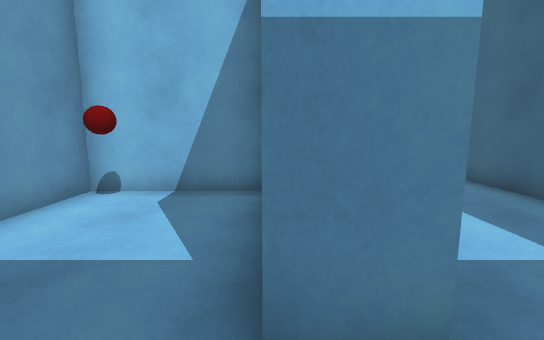
[1] (above)

24 first-person views from a walk through a scene from a Unity 3-D project. The camera is 1.3 m above the floor, tilts 8° down and sees 90° across. The floor is counted in squares, 1 m on a side. Each view is taken from the middle of a square. On the plan, view 1 faces up. The plan holds only what a view shows up to about 13 squares ahead; the rest is blank. The place goes on beyond the plan. Door leaves are left out, so doorways stand open.

[2]
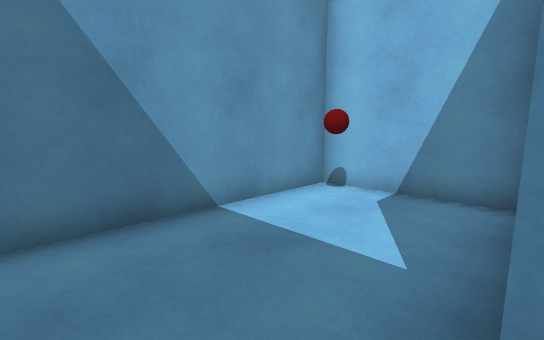

[3]
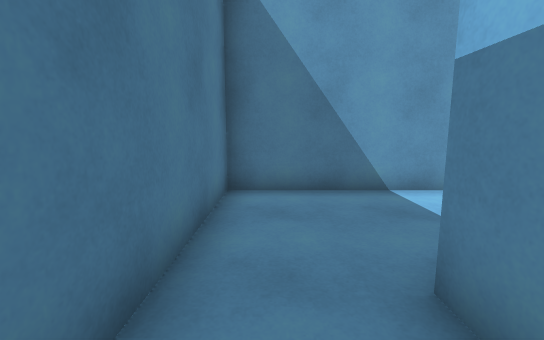

[4]
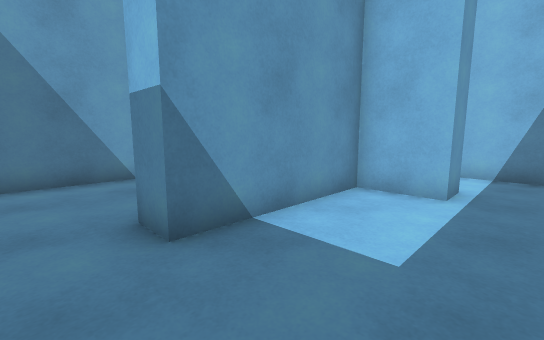

[5]
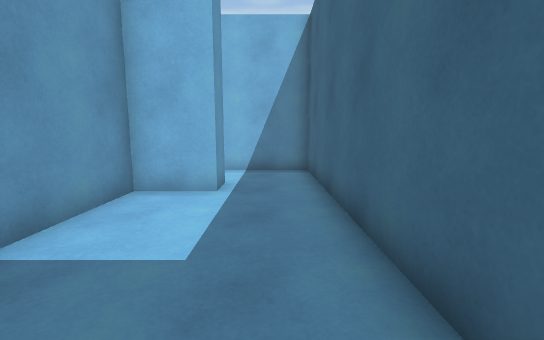

[6]
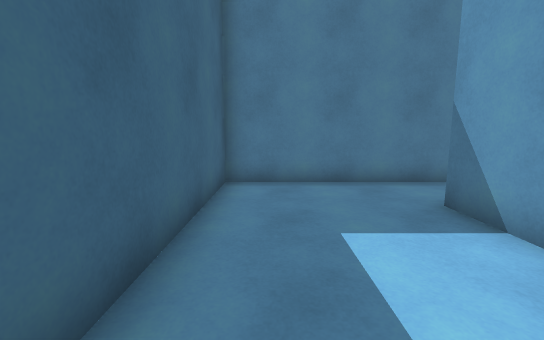

[7]
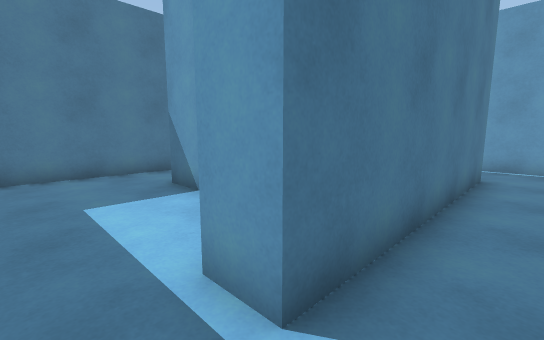

[8]
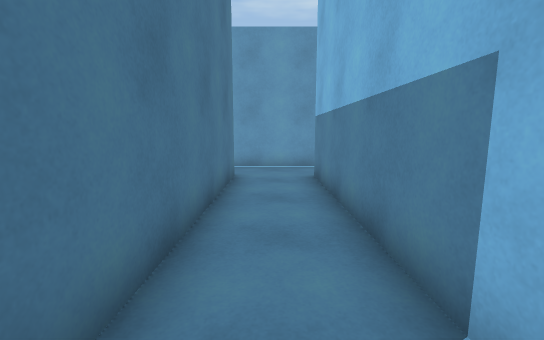

[9]
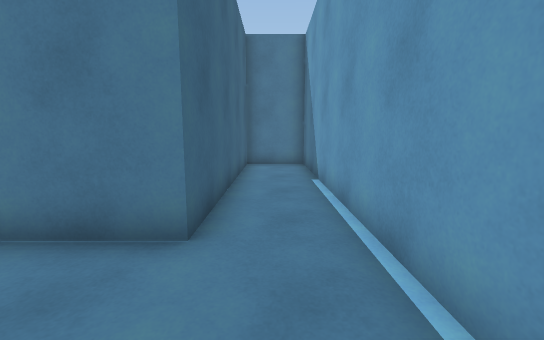

[10]
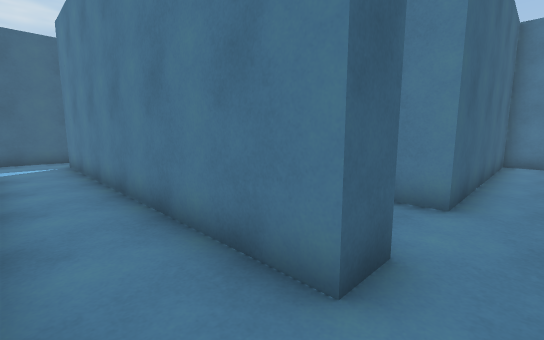

[11]
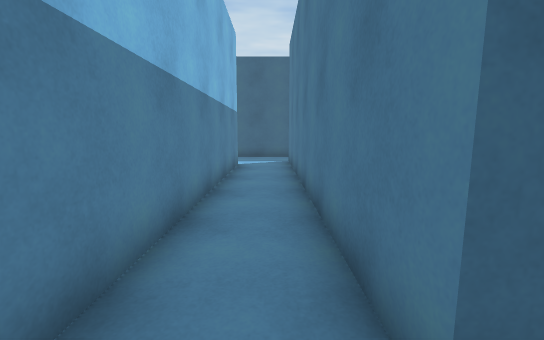

[12]
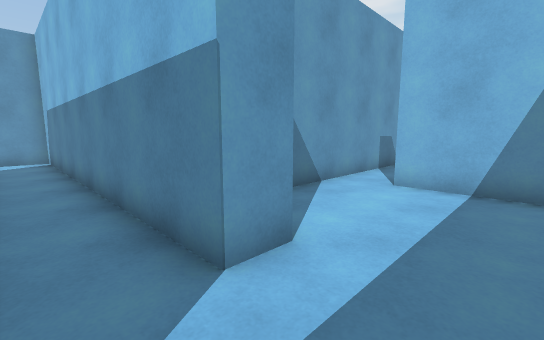

[13]
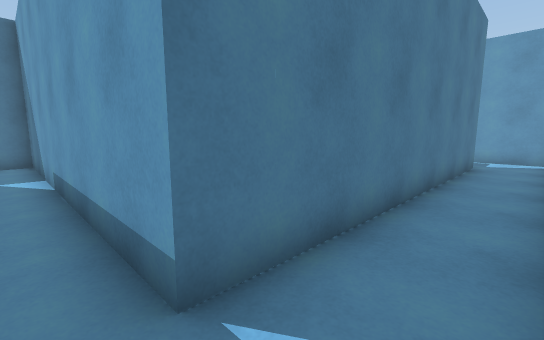

[14]
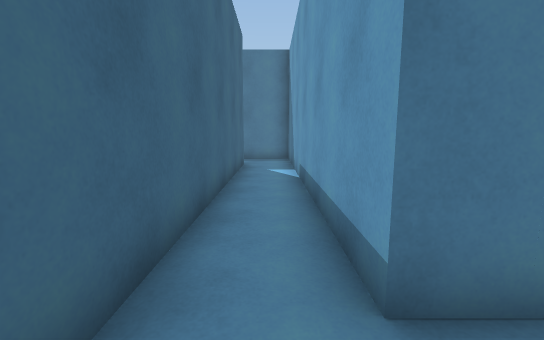

[15]
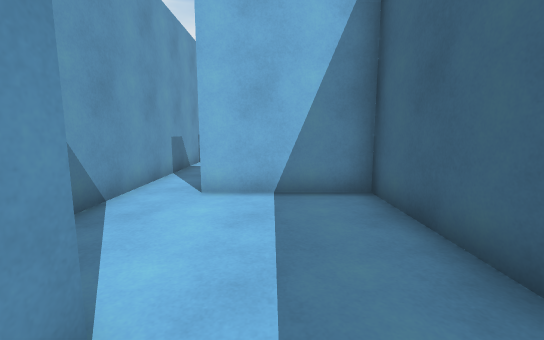

[16]
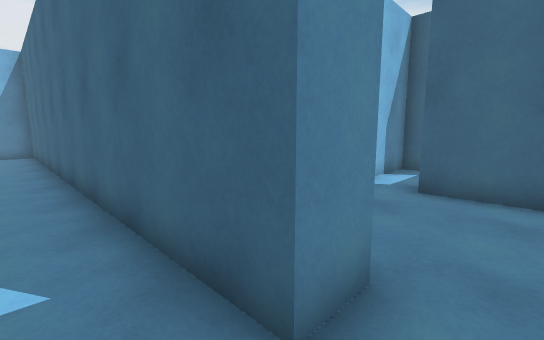

[17]
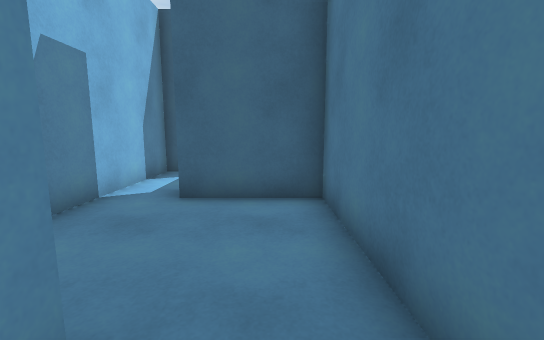

[18]
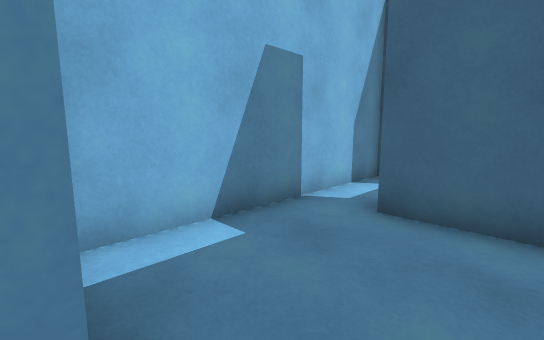

[19]
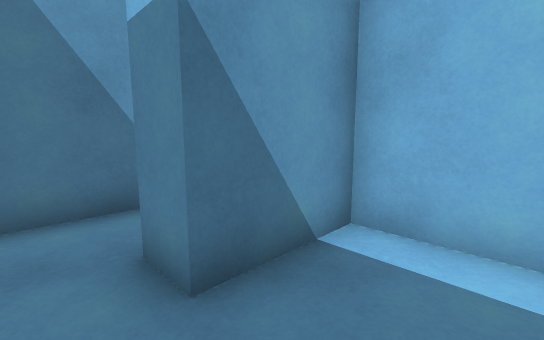

[20]
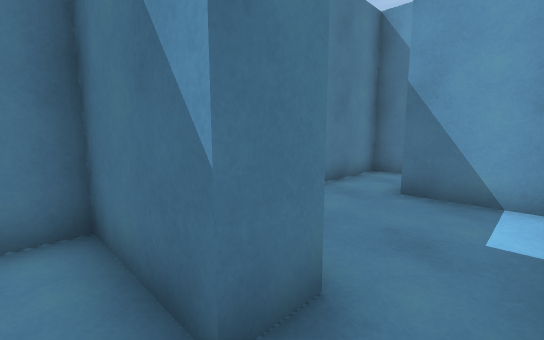

[21]
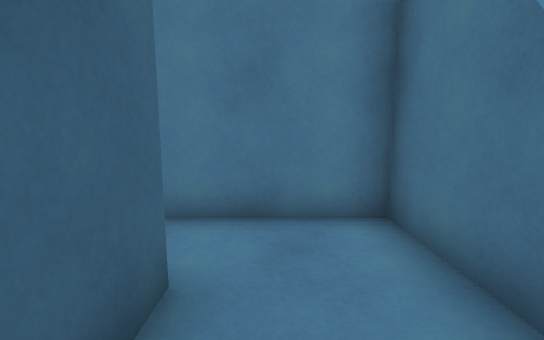

[22]
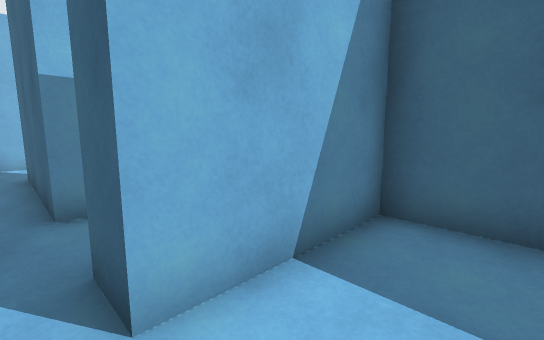

[23]
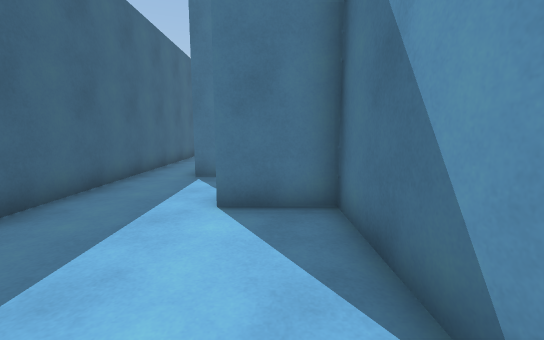

[24]
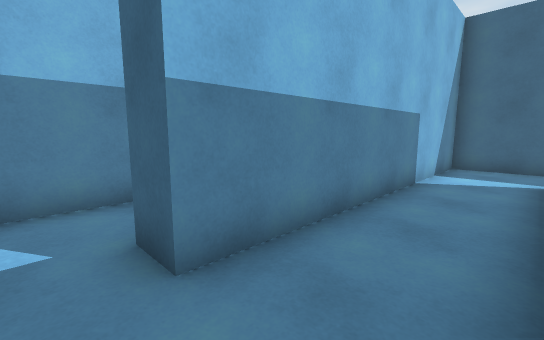

### Floor plan
Points are (right, up) in squares from view 1. A wall is a line through its corners. A room is listed if a view was taken in it or the views show most of it. See-through windows are left out.
Room 1 (views 1, 2)
walls: (1, 1.3) (-0.1, 1.3); (-0.1, 5.9) (-4, 5.9) (-4, -1) (1.5, -1)
ways out: opening at (0.5, 0) to room 2
Room 2 (views 3, 4, 5)
walls: (2.8, 5.9) (1, 5.9) (1, 1.3); (1.5, -1) (5.2, -1) (5.2, 5.6)
ways out: opening at (0.5, 0) to room 1; opening at (4, 6.5) to room 3
Room 3 (views 6, 7, 8, 24)
walls: (-7.3, 8.4) (-7.3, -1) (-5, -1) (-5, 6.9) (2.8, 6.9) (2.8, 5.9); (5.2, 5.6) (5.2, 9.3) (-5, 9.3)
ways out: opening at (4, 6.5) to room 2; opening at (-6, 9.5) to room 4
Room 4 (views 9, 10, 11, 12, 13, 14, 15, 16, 17, 18, 22)
walls: (2.8, 17.6) (2.8, 13.4) (5, 13.4) (5, 12.4) (-7.3, 12.4) (-7.3, 8.4); (-5, 9.3) (-5, 10.3) (6.2, 10.3) (6.2, -1) (9.4, -1); (9.1, 1) (8.1, 1) (8.1, 17.7) (4.5, 17.7)
ways out: opening at (-6, 9.5) to room 3; opening at (8.5, 0) to room 5; opening at (4, 18.5) to room 7
Room 5 (view 19)
walls: (12.5, 3.5) (9.1, 3.5) (9.1, 1); (9.4, -1) (13.3, -1) (13.3, 1.8)
ways out: opening at (8.5, 0) to room 4; opening at (13.5, 2.5) to room 6
Room 6 (views 20, 21)
walls: (13.3, 1.8) (14.2, 1.8) (14.2, 0.4); (16.9, 0.8) (16.9, 3.5) (12.5, 3.5)
ways out: opening at (13.5, 2.5) to room 5; opening at (15.5, 1) to room 8
Room 7 (view 23)
walls: (4.9, 20.9) (4.5, 20.9) (4.5, 23.5); (4.5, 17.7) (4.5, 18.8); (2.8, 23.5) (2.8, 17.6)
ways out: opening at (4, 18.5) to room 4; opening at (5, 20)
Room 8 (no view inside)
walls: (14.2, 0.4) (14.2, -1) (16.6, -1)
ways out: opening at (15.5, 1) to room 6; opening at (17.5, 0)

Where each view was taken, in squares from view 1:
view 1: 0 up, 0 right, facing up
view 2: 0 up, 0 right, facing up-left
view 3: 0 up, 2 right, facing left
view 4: 0 up, 4 right, facing up-left
view 5: 0 up, 4 right, facing up
view 6: 6 up, 4 right, facing down
view 7: 8 up, 4 right, facing down-left
view 8: 8 up, 3 right, facing left
view 9: 10 up, 6 left, facing down
view 10: 12 up, 6 left, facing down-right
view 11: 11 up, 6 left, facing right
view 12: 11 up, 7 right, facing up-left
view 13: 12 up, 7 right, facing down-left
view 14: 12 up, 7 right, facing down
view 15: 12 up, 6 right, facing up
view 16: 0 up, 7 right, facing up-right
view 17: 0 up, 8 right, facing right
view 18: 0 up, 9 right, facing up-right
view 19: 0 up, 11 right, facing up-left
view 20: 3 up, 15 right, facing down-left
view 21: 3 up, 16 right, facing down
view 22: 16 up, 4 right, facing up-right
view 23: 18 up, 4 right, facing down
view 24: 7 up, 6 left, facing up-right
